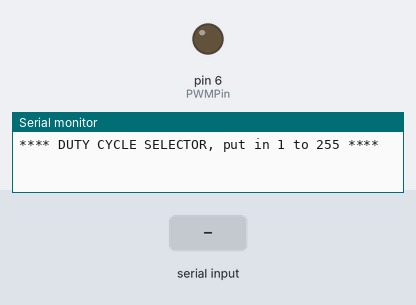
Bench run of a sketch on a simulated Arduino Uno, built with avr-gcc and run on an emulated ATmega328P. Parts: output pins drawn as LEDs (lit = HIGH), the last lines printed to the serial monitor. The test bench sets the inputs (shaded band).

Above: at 1.2 s.
1.3 s: "90,45\n" received over Serial
At 2.5 s:
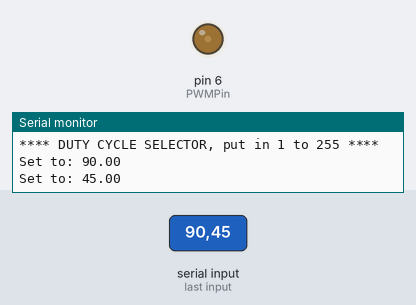
2.8 s: "30,150\n" received over Serial
At 3.7 s:
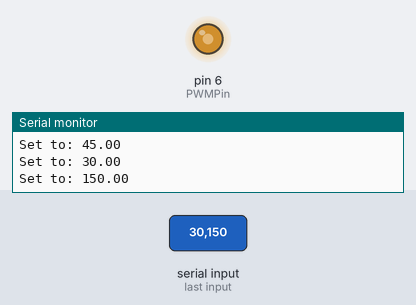
4.3 s: "200\n" received over Serial
At 4.7 s:
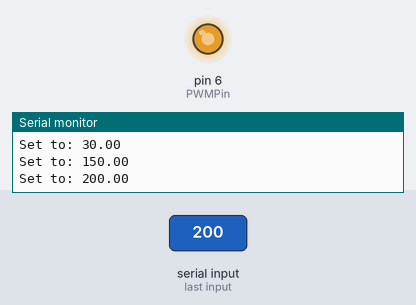
5.8 s: "90\n" received over Serial
At 7.0 s:
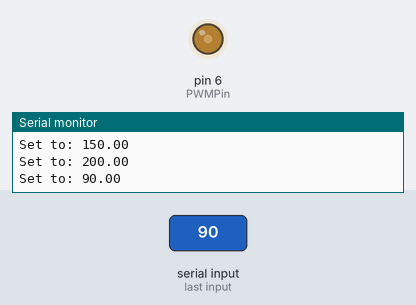
Timing chart, 0 to 8.3 s (numbered marks = the images above; inputs shaded):
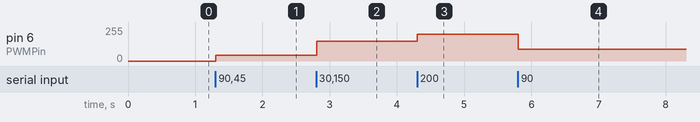

The sketch:

highFrequencyPWM.ino
```cpp
int PWMPin = 6;

void setup() {

  TCCR0B = TCCR0B & B11111000 | B00000001;
  Serial.begin(9600);
  Serial.println("**** DUTY CYCLE SELECTOR, put in 1 to 255 ****");
}

void loop() {
  while (Serial.available() == 0) {
  }

  float dutyCycle = Serial.parseFloat();

  if (dutyCycle > 0 && dutyCycle < 255) {
  analogWrite(PWMPin, dutyCycle);

  Serial.print("Set to: ");
  Serial.println(dutyCycle);
  }

}
```

Measured:
- after the input at 1.3 s, pin 6 (PWMPin): 0/255 → 45/255 at once
- after the input at 2.8 s, pin 6 (PWMPin): 45/255 → 150/255 at once
- after the input at 4.3 s, pin 6 (PWMPin): 150/255 → 200/255 at once
- after the input at 5.8 s, pin 6 (PWMPin): 200/255 → 90/255 at once
